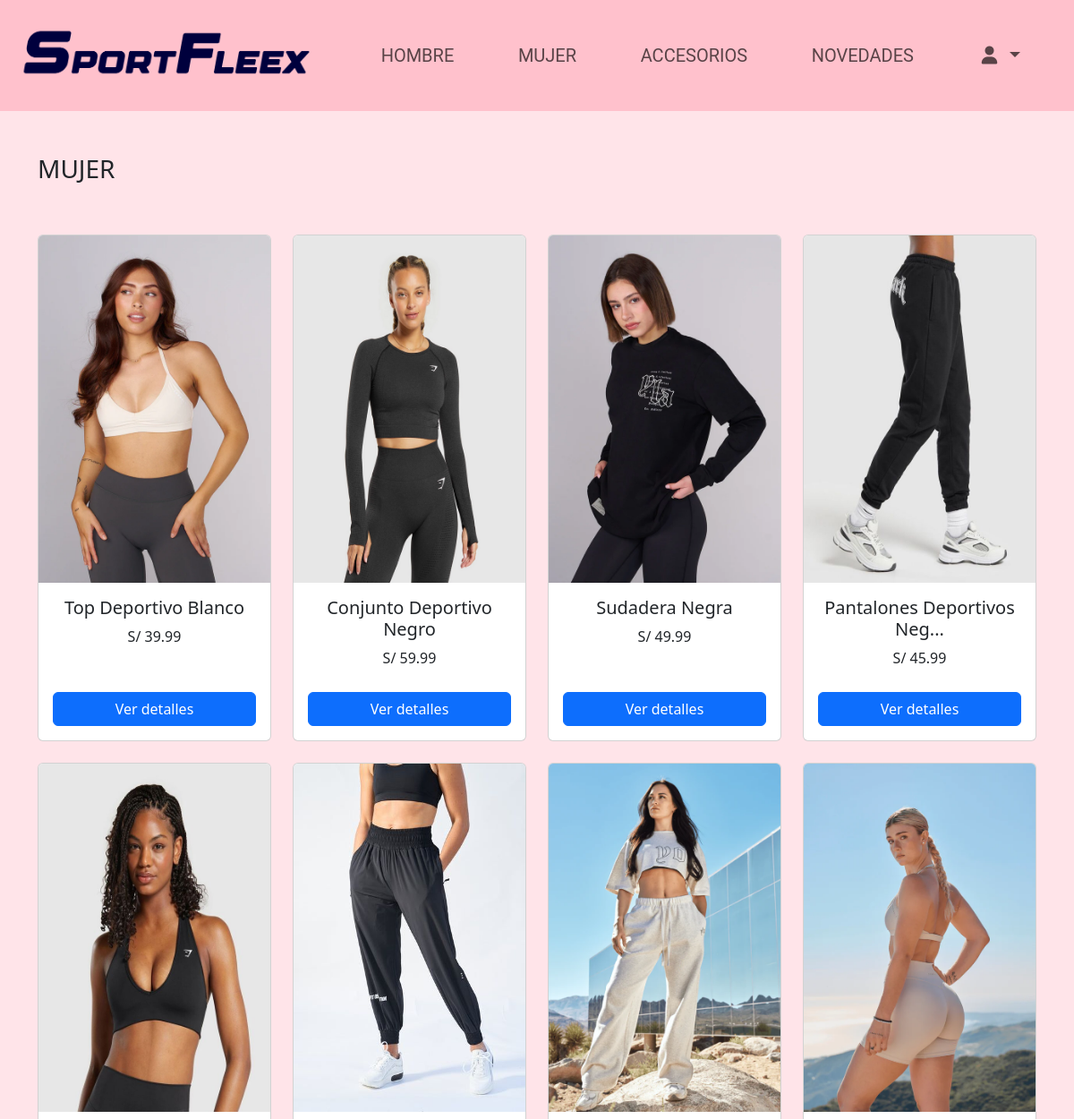
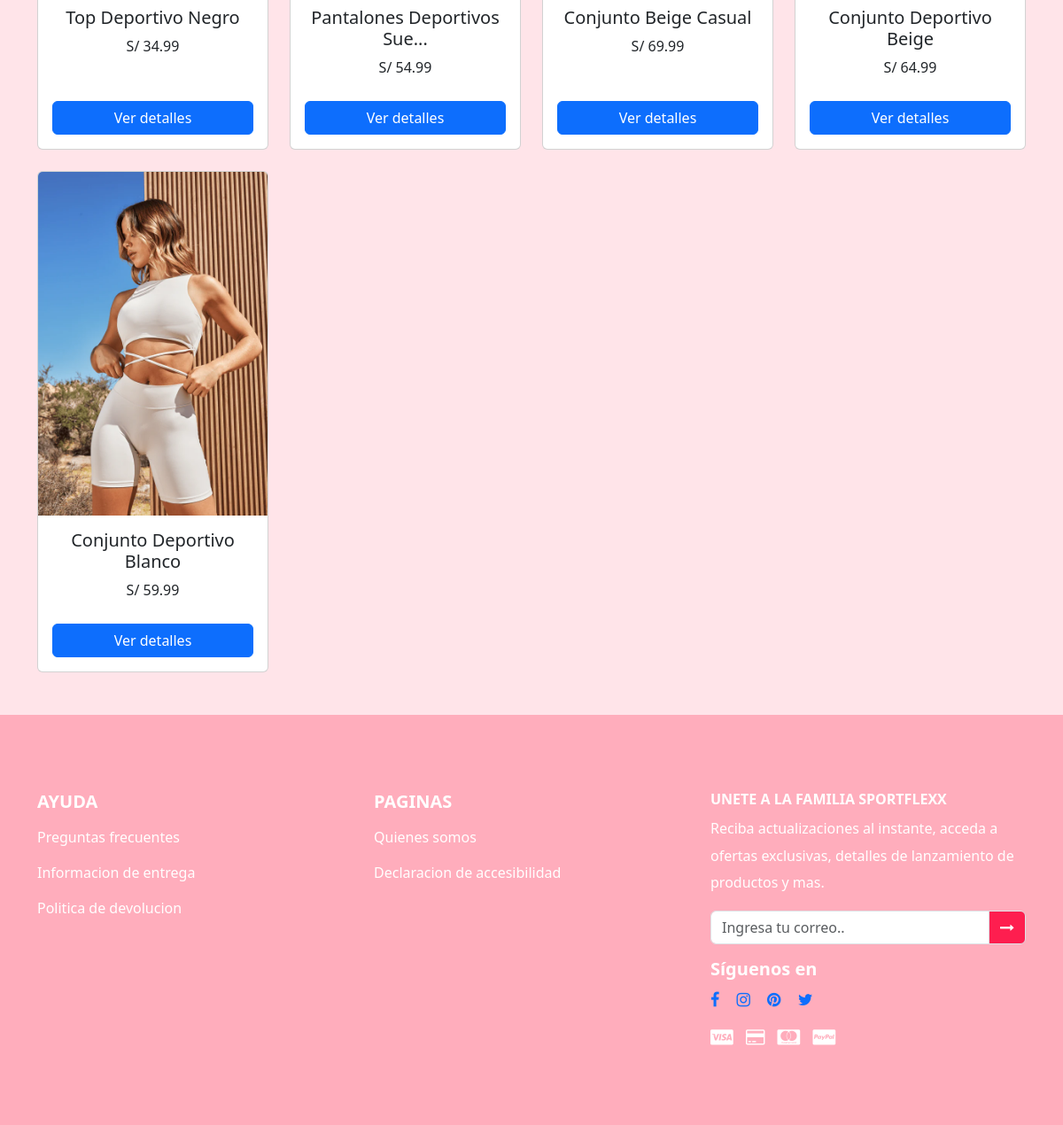
The app's page /Cliente/HTML/mujerCliente.php with its own data (2 pictures, top to bottom).
### tables this page shows
CREATE TABLE `producto` (
  `IdProducto` int(11) NOT NULL,
  `Nombre` varchar(100) NOT NULL,
  `Descripcion` varchar(250) NOT NULL,
  `IdCategoria` int(11) NOT NULL,
  `PrecioUnitario` decimal(10,2) NOT NULL,
  `FechaRegistro` date NOT NULL DEFAULT curdate(),
  `ImagenProducto` varchar(150) DEFAULT NULL
);

### Cliente/HTML/mujerCliente.php (the view, shortened to what this page needs)
<?php
$obj = new Conectar();
$conexion = $obj->getConexion();
function mostrarProductosMujer($conexion) {
    $query = "SELECT * FROM producto WHERE IdCategoria = 2";
    $stmt = $conexion->prepare($query);
    $stmt->execute();
    $result = $stmt->get_result();
    $rutaBaseImagen = "../ImagenProductos/";
    while ($row = $result->fetch_assoc()) {
        $imagenRuta = $rutaBaseImagen . $row['ImagenProducto'];
        $nombreProducto = (strlen($row['Nombre']) > 25) ? substr($row['Nombre'], 0, 25) . '...' : $row['Nombre'];
        echo '<div class="col">
                <div class="card h-100">
                    <img src="' . $imagenRuta . '" class="card-img-top" alt="Imagen de ' . $row['Nombre'] . '">
                    <div class="card-body d-flex flex-column justify-content-between">
                        <h5 class="card-title wbon">' . htmlspecialchars($nombreProducto) . '</h5>
                        <p class="precio">S/ ' . number_format($row['PrecioUnitario'], 2) . '</p>
                        <div class="mt-auto">
                            <a href="detalles_producto.php?id=' . $row['IdProducto'] . '" class="btn btn-primary w-100">Ver detalles</a>
                        </div>
                    </div>
                </div>
              </div>';
    }
}
?>
<!DOCTYPE html>
<html lang="es">
<head>
    <link rel="stylesheet" href="https://cdn.jsdelivr.net/npm/bootstrap-icons@1.11.3/font/bootstrap-icons.min.css" />
    <link rel="stylesheet" href="https://cdn.jsdelivr.net/npm/bootstrap@5.2.3/dist/css/bootstrap.min.css" />
    <link rel="stylesheet" href="../EstilosMenus/EstilosMenu.css" />
    <link rel="stylesheet" href="https://cdnjs.cloudflare.com/ajax/libs/font-awesome/5.15.4/css/all.min.css" />
    <link rel="stylesheet" href="https://stackpath.bootstrapcdn.com/bootstrap/5.3.0/css/bootstrap.min.css" />
    <link rel="stylesheet" href="https://cdn.jsdelivr.net/npm/bootstrap-icons/font/bootstrap-icons.css" />
    <link rel="stylesheet" href="https://cdnjs.cloudflare.com/ajax/libs/font-awesome/6.0.0-beta3/css/all.min.css" />
    <link rel="stylesheet" href="https://cdnjs.cloudflare.com/ajax/libs/font-awesome/4.7.0/css/font-awesome.min.css" />
    <link rel="stylesheet" href="https://cdnjs.cloudflare.com/ajax/libs/twitter-bootstrap/5.2.0/js/bootstrap.min.js" />
</head>
<body>
<?php include_once "navbar.php"; ?>
<div class="container mt-5">
    <h3 class="text-left my-2">MUJER</h3>
    <div class="row row-cols-2 row-cols-md-4 g-4 py-5">
        <?php mostrarProductosMujer($conexion); ?>
    </div>
</div>
<?php include_once "footer.php"; ?>
</body>
</html>

### Cliente/EstilosMenus/EstilosMenu.css (style rules this page uses)
* { text-decoration: none; }
body { background-color: #E2DDDB; }
.card-title { text-align: center; }
.precio { text-align: center; }
.card .card-body { text-align: center; }
.card .btn { margin-top: 10px; }

### Cliente/HTML/mujerCliente.php (style rules this page uses)
body { background-color: #FFE4E9; }

### records on screen
producto: ImagenProducto (picture), Nombre "Top Deportivo Blanco", PrecioUnitario "39.99"
producto: ImagenProducto (picture), Nombre "Conjunto Deportivo Negro", PrecioUnitario "59.99"
producto: ImagenProducto (picture), Nombre "Sudadera Negra", PrecioUnitario "49.99"
producto: ImagenProducto (picture), Nombre "Pantalones Deportivos Neg...", PrecioUnitario "45.99"
producto: ImagenProducto (picture), Nombre "Top Deportivo Negro", PrecioUnitario "34.99"
producto: ImagenProducto (picture), Nombre "Pantalones Deportivos Sue...", PrecioUnitario "54.99"
producto: ImagenProducto (picture), Nombre "Conjunto Beige Casual", PrecioUnitario "69.99"
producto: ImagenProducto (picture), Nombre "Conjunto Deportivo Beige", PrecioUnitario "64.99"
producto: ImagenProducto (picture), Nombre "Conjunto Deportivo Blanco", PrecioUnitario "59.99"
